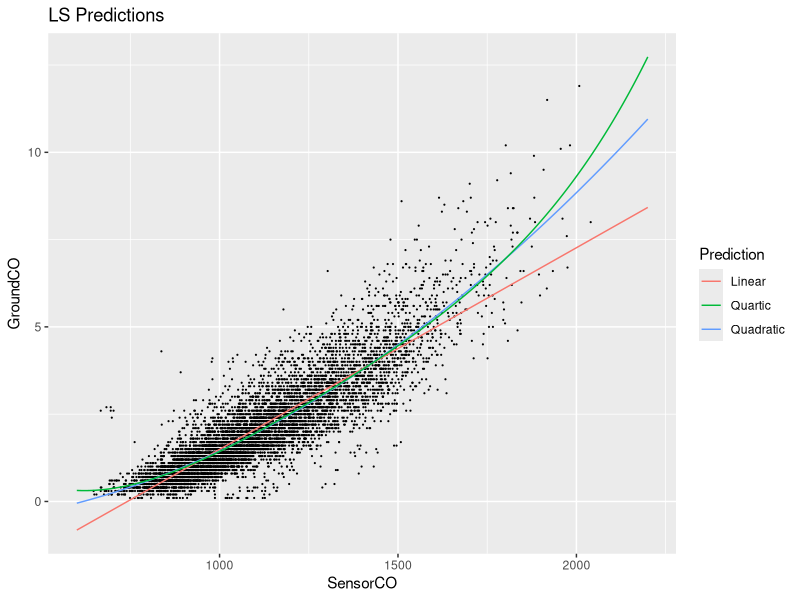
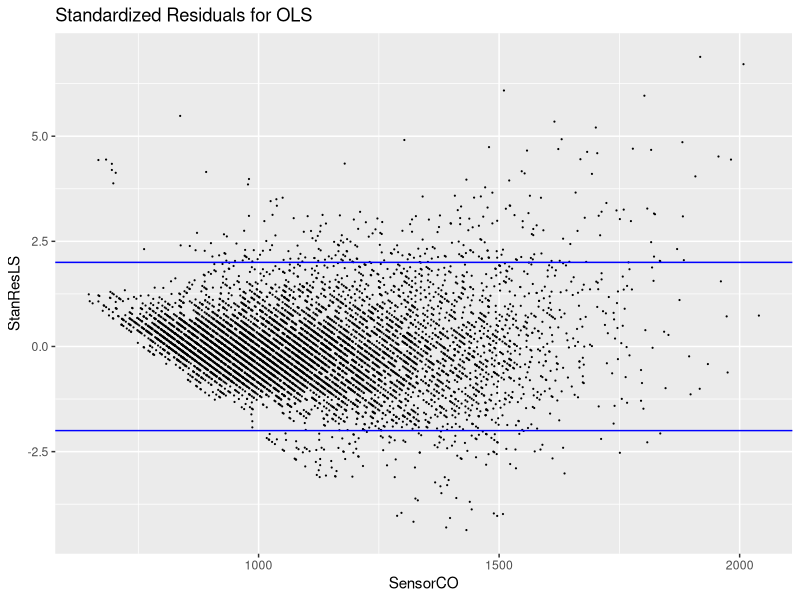
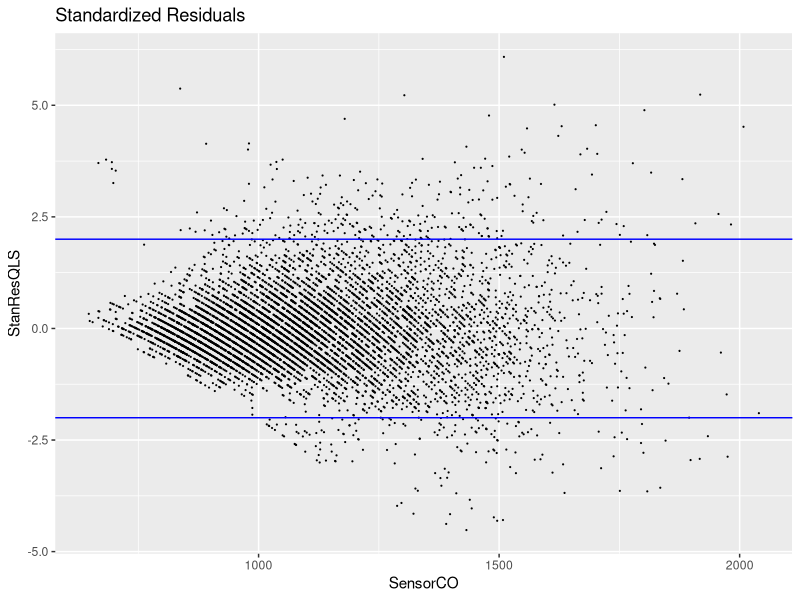
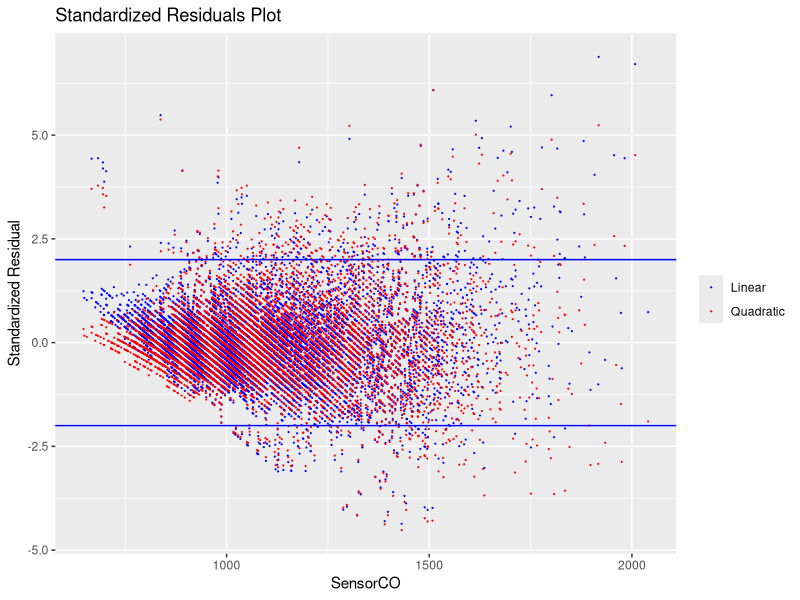
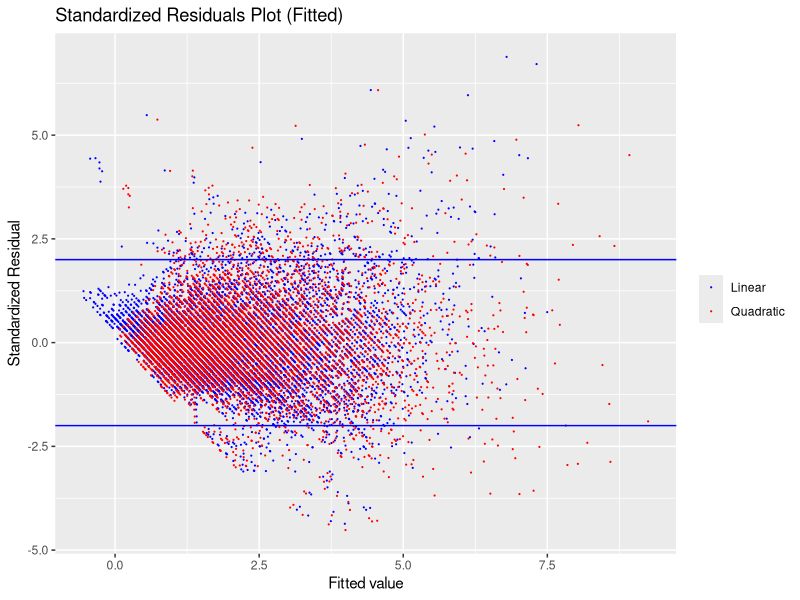
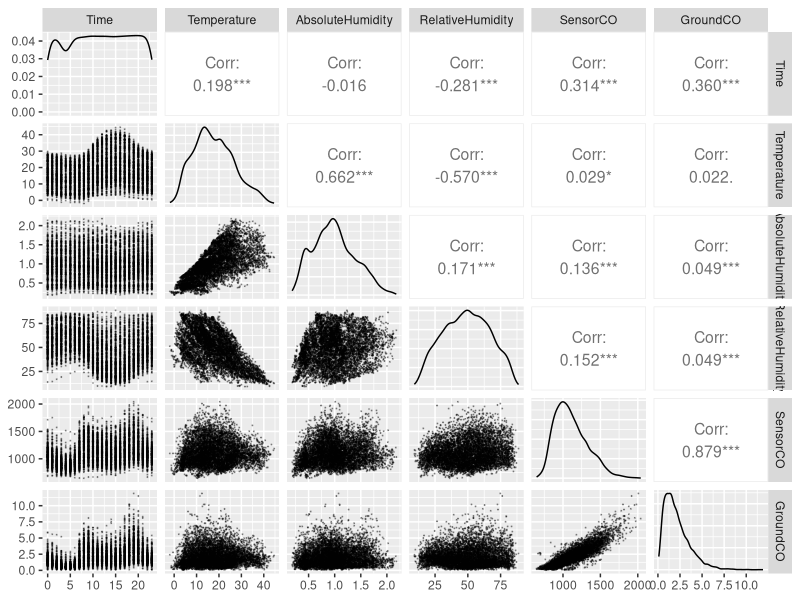
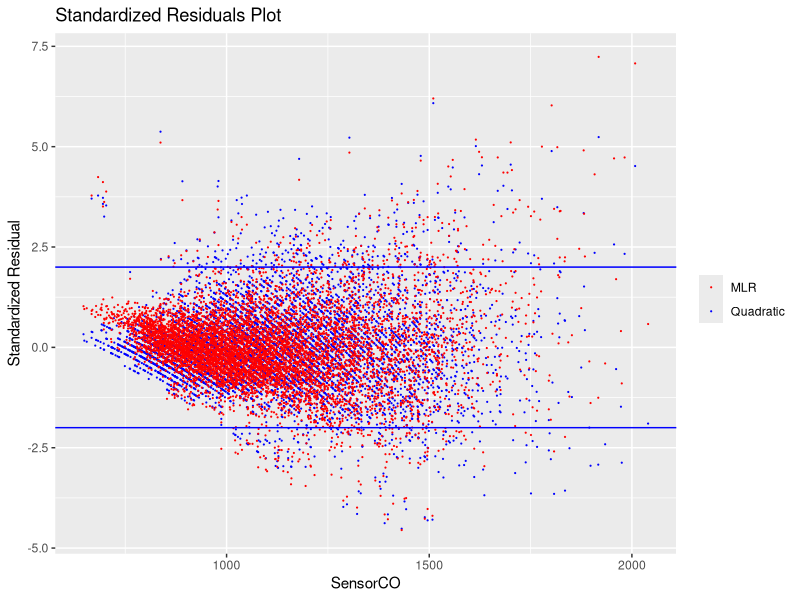
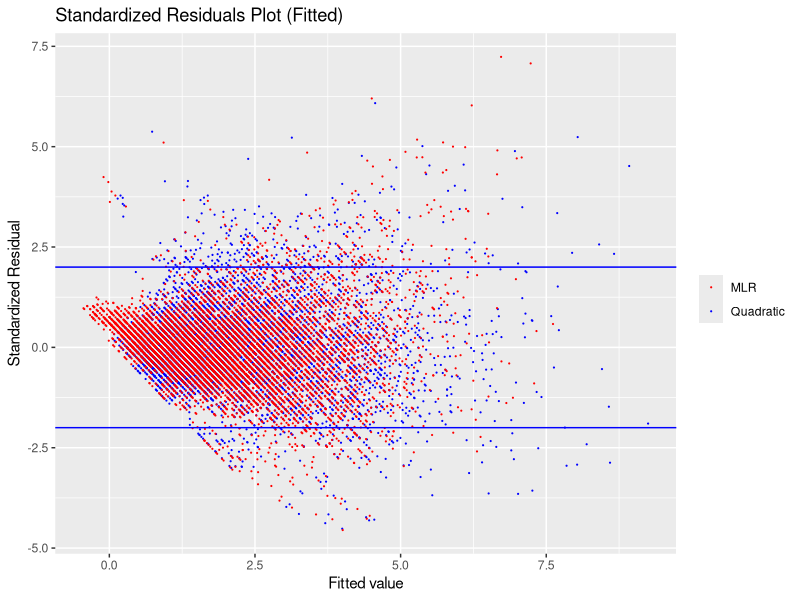

Recreate these plots in R, in order.
## ---- chunk 1
# Set the working directory to access the data
# setwd('~/OneDrive - Boston University/Fall 2023/Teaching/Shariq BS755 MA575/Labs/Lab 06/')
## ---- chunk 2
# Load required packages if not already installed
library(ggplot2)
library(dplyr)
library(GGally)
## ---- chunk 3
# Read data from a CSV file using semicolon as delimiter
# Use '..' to move up one directory level to access the 'Lab 03' directory ...
# ... and read the 'AirQualityData.csv' file.
aq_data <- read.csv("../Lab3/AirQualityData(3).csv", header=TRUE, as.is=TRUE, sep=';')

# In this data set missing values are stored as -200
# Replace missing data (-200) with NA
aq_data[aq_data == -200] <- NA
# Note that this replaces -200 to NA across all columns in aq_data

# Create a new data frame 'tempdataset' by selecting specific columns from 'aq_data'
# For 'Time' column: extract the numeric components from a ...
# ... character string in a specific format and convert it into a numeric value. 
tempdataset <- data.frame(Time = as.numeric(sub("^(\\d+).(\\d+).*", "\\1.\\2",
                                                aq_data$Time)),
                          Temperature = aq_data$Temperature,
                          AbsoluteHumidity = aq_data$AbsoluteHumidity,
                          RelativeHumidity = aq_data$RelativeHumidity,
                          SensorCO = aq_data$PT08.S1.CO.,
                          GroundCO = aq_data$CO.GT.)

# Remove rows with missing values (NA)
Dataset <- tempdataset[complete.cases(tempdataset), ]

# Remove the 'tempdataset' data frame from the R environment
rm(tempdataset)
## ---- chunk 4
# Ordinary LS
m.ols <- lm(GroundCO ~ SensorCO, data = Dataset)
## ---- chunk 5
# Quadratic LS
m.quadls <- lm(GroundCO ~ SensorCO + I(SensorCO^2), data = Dataset)
## ---- chunk 6
# Quartic LS
m.quartls <- lm(GroundCO ~ SensorCO + I(SensorCO^2) + 
                  I(SensorCO^3) + I(SensorCO^4), data = Dataset)
## ---- chunk 7
# Predictions/fitted-values for all three models
SensorCONew <- seq(600, 2200, len = length(Dataset$SensorCO))
predLinear <- predict(m.ols, newdata = data.frame(SensorCO = SensorCONew))
predQuad <- predict(m.quadls, newdata = data.frame(SensorCO = SensorCONew))
predQuart <- predict(m.quartls, newdata = data.frame(SensorCO = SensorCONew))
## ---- chunk 8
# Fitted values plot
# Add a scatterplot layer to the plot with specified point size (0.1)
# Add a line plot layer to the plot using the predLinear values, coloring them blue
# Add second line plot layer using the predQuad values coloring them red
# Add third  line plot layer using the predQuart values coloring them green
# Set the color scale for the lines with labels "Linear", "Quartic", ...
# ... and "Quadratic" and name it "Prediction" in the legend
# Set the title of the plot to "LS Predictions"
ggplot(Dataset, aes(x = SensorCO, y = GroundCO)) + 
  geom_point(size = 0.1) +
  geom_line(mapping = aes(x = SensorCONew, y = predLinear, color = "blue")) +
  geom_line(mapping = aes(x = SensorCONew, y = predQuad, color = "red")) +
  geom_line(mapping = aes(x = SensorCONew, y = predQuart, color = "green")) +
  scale_color_discrete(name = "Prediction", labels = c("Linear", "Quartic", "Quadratic")) +
  ggtitle("LS Predictions")
## ---- chunk 9
# Standardized Residual, Ordinary LS Standard Residual vs SensorCO
# Calculate the standardized residuals for the OLS model
StanResLS <- rstandard(m.ols)
# Create a new data frame containing two columns: SensorCO and StanResLS
dataLS <- data.frame(SensorCO = Dataset$SensorCO, StanResLS)
# Create a scatterplot using the data in dataLS, with SensorCO ...
# ... on the x-axis and StanResLS on the y-axis
# Set the point size to 0.1 for better visibility
# Add horizontal lines at y = 2 and y = -2 in blue to indicate ...
# ... the threshold for standardized residuals
# Set the title of the plot to "Standardized Residuals for OLS"
ggplot(dataLS, aes(x = SensorCO, y = StanResLS)) + 
  geom_point(size = 0.1) +
  geom_hline(yintercept = 2, color = 'blue') + 
  geom_hline(yintercept = -2, color = 'blue') +
  ggtitle("Standardized Residuals for OLS")
## ---- chunk 10
# Quadratic LS Standard Residual vs SensorCO
# Calculate standardized residuals for the quadratic linear model (m.quadls)
StanResQLS <- rstandard(m.quadls)
# Create a data frame 'dataQLS' with two columns: 'SensorCO' and 'StanResQLS'
dataQLS <- data.frame(SensorCO = Dataset$SensorCO, StanResQLS)
# Create a ggplot scatterplot with 'SensorCO' on the x-axis and 'StanResQLS' on the y-axis
# Add points to the plot with a specified point size (0.1)
# Add horizontal lines at y = 2 and y = -2 in blue to indicate threshold lines
# Set the title of the plot to "Standardized Residuals"
ggplot(dataQLS, aes(x = SensorCO, y = StanResQLS)) + 
  geom_point(size = 0.1) +
  geom_hline(yintercept = 2, color = 'blue') + 
  geom_hline(yintercept = -2, color = 'blue') +
  ggtitle("Standardized Residuals")
## ---- chunk 11
# Combine LS and Quadratic Stan. Res. plot in the same
# Create a ggplot scatterplot with 'SensorCO' on the x-axis and 'StanResQLS' ...
# ... as well as 'StanResQLS' on the y-axis
# Add points to the plot with a specified point size (0.1)
# Add horizontal lines at y = 2 and y = -2 in blue to indicate threshold lines
# Set a manual color scale for the points with labels "Linear" and "Quadratic"
# Add a label for the y-axis
# Set the title of the plot to "Standardized Residuals"
ggplot() + 
  geom_point(data = dataLS, aes(x = SensorCO, y = StanResLS, color = "Linear"),
             size = 0.1) +
  geom_point(data = dataQLS, aes(x = SensorCO, y = StanResQLS, color = "Quadratic"),
             size = 0.1) +
  geom_hline(yintercept = 2, color = 'blue') + 
  geom_hline(yintercept = -2, color = 'blue') +
  scale_color_manual(name = element_blank(), labels = c("Linear", "Quadratic"),
                     values = c("blue", "red")) +
  labs(y = "Standardized Residual") + 
  ggtitle("Standardized Residuals Plot") 
## ---- chunk 12
# Standardized Residuals vs Fitted
# Calculate the fitted values for the OLS model
Fitted <- fitted(m.ols)
# Create a data frame containing the fitted values and the standardized residuals
dataLSFitted <- data.frame(Fitted, StanResLS)
# Calculate the fitted values for the QuadLS model
Fitted <- fitted(m.quadls)
# Create a data frame containing the fitted values and the standardized residuals
dataQLSFitted <- data.frame(Fitted, StanResQLS)

# Combine OLS and Quadratic LS standardized residuals vs fitted values plot 
# Create a ggplot scatterplot with fitted values on the x-axis and 'StanResQLS' ...
# ... as well as 'StanResQLS' on the y-axis
# Add points to the plot with a specified point size (0.1)
# Add horizontal lines at y = 2 and y = -2 in blue to indicate threshold lines
# Set a manual color scale for the points with labels "Linear" and "Quadratic"
# Add a label for the y-axis
# Set the title of the plot to "Standardized Residuals"
ggplot() + 
  geom_point(data = dataLSFitted, aes(x = Fitted, y = StanResLS, color = "Linear"),
             size = 0.1) +
  geom_point(data = dataQLSFitted, aes(x = Fitted, y = StanResQLS, color = "Quadratic"),
             size = 0.1) +
  geom_hline(yintercept = 2, color = 'blue') + 
  geom_hline(yintercept = -2, color = 'blue') +
  scale_color_manual(name = element_blank(), labels = c("Linear", "Quadratic"),
                     values = c("blue", "red")) +
  labs(y = "Standardized Residual") + 
  labs(x = "Fitted value") + 
  ggtitle("Standardized Residuals Plot (Fitted) ") 
## ---- chunk 13
# Scatterplot Matrix with Correlation Values
# Create a scatterplot matrix (pairs plot) for the 'Dataset' data frame
# The 'upper' panel contains correlation values with a point size of 4
# This visualization helps to understand variable relationships and correlations
# The 'lower' panel contains scatterplots with points and alpha transparency of 0.3
# The point size in the upper panel is set to 0.1
ggpairs(Dataset,
        upper = list(continuous = wrap('cor', size = 4)),
        lower = list(continuous = wrap("points", alpha = 0.3, size = 0.1)))
## ---- chunk 14
# Create a Multiple Linear Regression Model
# Model 'GroundCO' variable using multiple predictors including ...
# ... 'SensorCO', 'Temperature', 'RelativeHumidity', 'AbsoluteHumidity', ...
# ... and 'Time' from the 'Dataset' data frame.
m.mlr <- lm(GroundCO ~ SensorCO + Temperature + RelativeHumidity +
              AbsoluteHumidity + Time,
            data = Dataset)
## ---- chunk 15
# Generate a summary of the Multiple Linear Regression (MLR) model
summary(m.mlr)
## ---- chunk 16
# Standard Residuals vs SensorCO
# Examine Standardized residuals
# 'rstandard' calculates the standardized residuals for a linear regression model
StanResMLR <- rstandard(m.mlr)
# Create a data frame containing the SensorCO values and the standardized residuals
dataMLS <- data.frame(SensorCO = Dataset$SensorCO, StanResMLR)

# Combine Quad LS and MLR standardized residuals vs SensorCO plot 
# Create a ggplot scatterplot with SensorCO on the x-axis and 'StanResQLS' ...
# ... as well as 'StanResMLR' on the y-axis
# Add points to the plot with a specified point size (0.1)
# Add horizontal lines at y = 2 and y = -2 in blue to indicate threshold lines
# Set a manual color scale for the points with labels "Linear" and "Quadratic"
# Add a label for the y-axis
# Set the title of the plot to "Standardized Residuals"
ggplot() + 
  geom_point(data = dataQLS, aes(x = SensorCO, y = StanResQLS, color = "Quadratic"),
             size = 0.1) +
  geom_point(data = dataMLS, aes(x = SensorCO, y = StanResMLR, color = "MLR"),
             size = 0.1) +
  geom_hline(yintercept = 2, color = 'blue') + 
  geom_hline(yintercept = -2, color = 'blue') +
  scale_color_manual(name = element_blank(), labels = c("MLR", "Quadratic"),
                     values = c("red", "blue")) +
  labs(y = "Standardized Residual") + 
  ggtitle("Standardized Residuals Plot")
## ---- chunk 17
# Standardized Residuals vs Fitted
# Calculate the fitted values for the Quad LS model
Fitted <- fitted(m.quadls)
# Create a data frame containing the fitted values and the standardized residuals
dataQLSFitted <- data.frame(Fitted, StanResQLS)
# Calculate the fitted values for the MLR model
Fitted <- fitted(m.mlr)
# Create a data frame containing the fitted values and the standardized residuals
dataMLRFitted <- data.frame(Fitted, StanResMLR)

# Combine Quadratic and MLR standardized residuals vs fitted values plot 
# Create a ggplot scatterplot with fitted values on the x-axis and 'StanResQLS' ...
# ... as well as 'StanResMLR' on the y-axis
# Add points to the plot with a specified point size (0.1)
# Add horizontal lines at y = 2 and y = -2 in blue to indicate threshold lines
# Set a manual color scale for the points with labels "MLR" and "Quadratic"
# Add a label for the y-axis
# Set the title of the plot to "Standardized Residuals"
ggplot() + 
  geom_point(data = dataQLSFitted, aes(x = Fitted, y = StanResQLS, color = "Quadratic"),
             size = 0.1) +
  geom_point(data = dataMLRFitted, aes(x = Fitted, y = StanResMLR, color = "MLR"),
             size = 0.1) +
  geom_hline(yintercept = 2, color = 'blue') + 
  geom_hline(yintercept = -2, color = 'blue') +
  scale_color_manual(name = element_blank(), labels = c("MLR", "Quadratic"),
                     values = c("red", "blue")) +
  labs(y = "Standardized Residual") + 
  labs(x = "Fitted value") + 
  ggtitle("Standardized Residuals Plot (Fitted) ") 
## ---- chunk 18
# Create a Multiple Linear Regression Model
# Model 'GroundCO' variable using multiple predictors including ...
# ... 'SensorCO', 'SensorCO^2', 'Temperature', 'RelativeHumidity', 'AbsoluteHumidity', ...
# ... and 'Time' from the 'Dataset' data frame.
mquad.mls <- lm(GroundCO ~ SensorCO + I(SensorCO^2) + Temperature + RelativeHumidity +
                  AbsoluteHumidity + Time,
                data = Dataset)
## ---- chunk 19
# Generate a summary of the mquad.mls model
summary(mquad.mls)
## ---- chunk 20
# Compare with the summary of m.quadls model
summary(m.quadls)
